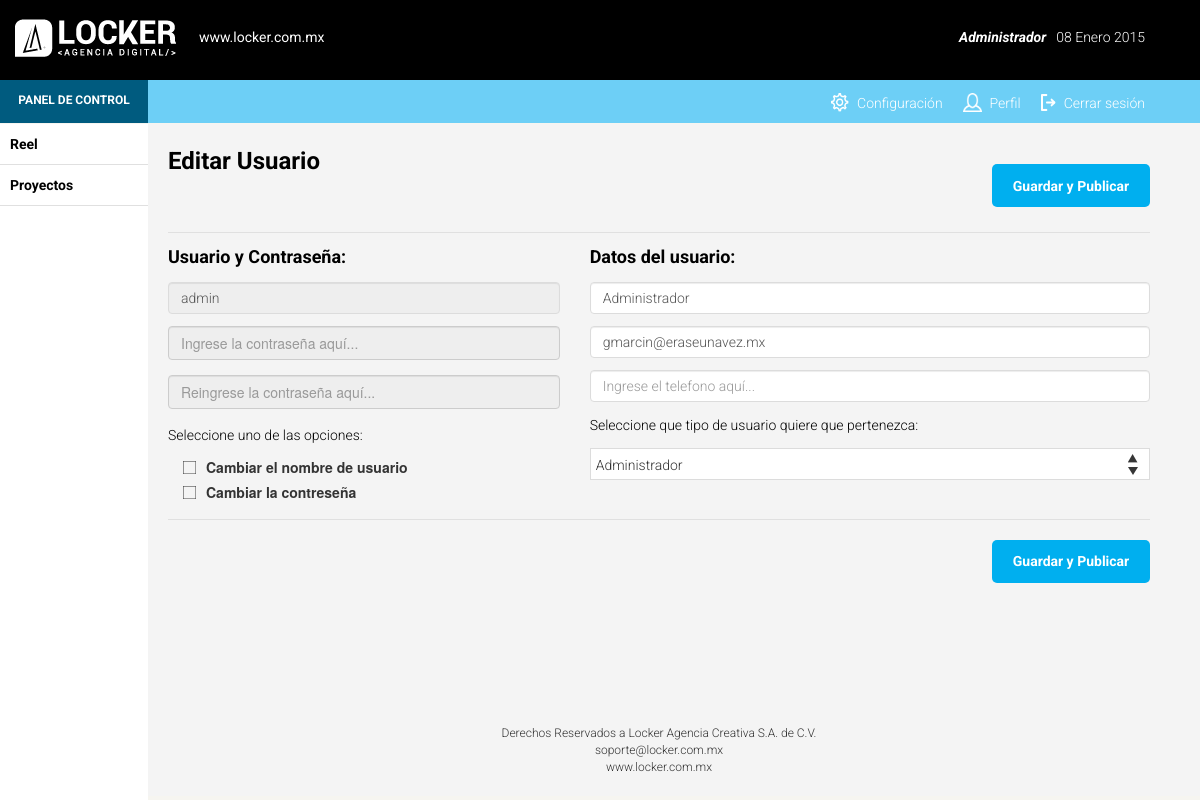
Page /panel/formusuario.php?idusuario=17 (signed in) on the committed database.
### tables this page shows
CREATE TABLE `usuario` (
`idusuario` int(11) NOT NULL,
  `nomusuario` varchar(255) NOT NULL,
  `password` varchar(255) NOT NULL,
  `status` int(5) NOT NULL,
  `idtipousuario` int(11) NOT NULL
);

CREATE TABLE `datosusuario` (
  `idusuario` int(11) NOT NULL,
  `nombre` varchar(255) NOT NULL,
  `email` varchar(255) NOT NULL,
  `telefono` varchar(255) NOT NULL,
  `token` varchar(255) NOT NULL
);

### panel/clases/tipousuario.php (called while the page is built, shortened)
<?php
include_once('conexion.php');
class tipousuario
{
  var $idtipousuario;
  function tipousuario($a=0,$b='',$stat=0)
  {
	  $this->idtipousuario=$a;
  }
 function listaTipousuarioActivas()
  {
	  $resultados=array();
	  $sql="select idtipousuario, nomtipousuario, status from tiposusuario where status=1";
	  $con=new conexion();
	  $temporal=$con->ejecutar_sentencia($sql);
	  while($fila=mysqli_fetch_array($temporal))
	  {
		  $registro=array();
		  $registro['idtipousuario']=$fila['idtipousuario'];
		  $registro['nomtipousuario']=$fila['nomtipousuario'];
		  $registro['status']=$fila['status'];
		  array_push($resultados, $registro);
	  }
	  return $resultados;
  }
  function obtener_tipousuario()
  {
	  $sql="select idtipousuario, nomtipousuario, status from tiposusuario where idtipousuario='".$this->idtipousuario."'";
	  $con=new conexion();
	  $resultados=$con->ejecutar_sentencia($sql);
	  while ($fila=mysqli_fetch_array($resultados))
	  {
		  $this->idtipousuario=$fila['idtipousuario'];
	  }
  }
}
?>

### panel/clases/conexion.php (called while the page is built, shortened)
<?php
class conexion
{
var $host;
var $user;
var $password;
var $bd;
var $conexion;
	function conexion()
	{
		$this->host='localhost';
		$this->user= 'root';
		$this->password= 'root';
		$this->bd= 'donporfirio';
	}
	function conectar()
	{
		$this->conexion= mysqli_connect($this->host, $this->user, $this->password);
		mysqli_select_db($this->conexion, $this->bd);
	}
	function ejecutar_sentencia($consulta)
	{
		$resultados=mysqli_query($this->conexion,$consulta);
		return $resultados;
	}
}
?>

### panel/clases/usuario.php (called while the page is built, shortened)
<?php
include_once('conexion.php');
include_once('tipousuario.php');
include_once('datosusuario.php');
class usuario
{
	var $idusuario;
	var $tiposusuario;
	var $datosusuario;
	function usuario($a = 0, $b = '', $c = '', $stat = 0, $idtipo = 0)
	{
		$this->idusuario=$a;
		$this->tiposusuario= new tipousuario($idtipo,'','');
		$this->tiposusuario->idtipousuario=$idtipo;
		$this->datosusuario= new datosusuario($a,'','','','');
	}
	function obtener_tipo_usuario()
	{
		$this->tiposusuario->obtener_tipousuario();
	}
	function obten_usuario()
	{
		$conexion=new conexion();
		$sql="select idusuario,nomusuario,password,status,idtipousuario from usuario where idusuario='".$this->idusuario."'";
		$result=$conexion->ejecutar_sentencia($sql);
		while($row=mysqli_fetch_array($result))
		{
			$this->idusuario=$row['idusuario'];
			$this->nomusuario=$row['nomusuario'];
			$this->tiposusuario->idtipousuario=$row['idtipousuario'];
		}
	}
	function obtener_datos()
	{
			$this->datosusuario->obtener_datos_usuario();
	}
}
?>

### panel/clases/seguridad.php (called while the page is built, shortened)
<?php
include_once('conexion.php');
include_once('usuario.php');
include_once('permiso.php');
include_once('tiposusuarioxpermiso.php');
class seguridad
{
	var $usuario;
	var $permiso;
	var $tipousuarioxpermiso;
	function seguridad()
	{
		$this->usuario= new usuario('','','','','');
		$this->permiso= new permiso('','','','');
		$this->tipousuarioxpermiso= new tiposusuarioxpermiso(0,0);
	}
	function valida_permiso_usuario($idusuario, $clavepermiso)
	{
		$this->usuario->idusuario=$idusuario;
		$this->permiso->clavepermiso=$clavepermiso;
		$this->usuario->obten_usuario();
		$this->usuario->obtener_tipo_usuario();
		$this->permiso->obtener_permisoclave();
		$this->tipousuarioxpermiso->idtipousuario=$this->usuario->tiposusuario->idtipousuario;
		$this->tipousuarioxpermiso->idpermiso=$this->permiso->idpermiso;
	return $this->tipousuarioxpermiso->existe_rol_permiso();
	}
}
?>

### panel/clases/datosusuario.php (called while the page is built, shortened)
<?php
include_once('conexion.php');
class datosusuario
{
	var $idusuario;
	function datosusuario($id=0,$nom='',$mail='',$tel='')
	{
			$this->idusuario=$id;
	}
	function obtener_datos_usuario()
	{
		$con = new conexion();
		$sql="SELECT * FROM datosusuario WHERE idusuario='".$this->idusuario."';";
		$registro=$con->ejecutar_sentencia($sql);
		while($fila = mysqli_fetch_array($registro))
		{
			$this->nombre=$fila['nombre'];
			$this->email=$fila['email'];
			$this->telefono=$fila['telefono'];
		}
	}
	}
?>

### panel/clases/permiso.php (called while the page is built, shortened)
<?php
include_once('conexion.php');
class permiso
{
	  var $clavepermiso;
	  function permiso($idp=0,$nomp='',$clavep='',$stat=0)
	  {
		  $this->clavepermiso=$clavep;
	  }
	function obtener_permisoclave()
	{
	  $sql="select idpermiso from permiso where clavepermiso='".$this->clavepermiso."';";
	  $con= new conexion();
	  $resultados=$con->ejecutar_sentencia($sql);
	  while ($fila=mysqli_fetch_array($resultados))
	  {
		$this->idpermiso=$fila['idpermiso'];
	  }
	}
}
?>

### panel/clases/tiposusuarioxpermiso.php (called while the page is built, shortened)
<?php
include_once('conexion.php');
class tiposusuarioxpermiso
{
var $idtipousuario;
var $idpermiso;
function tiposusuarioxpermiso($idtipousuario=0,$idpermiso=0)
{
$this->idtipousuario=$idtipousuario;
$this->idpermiso=$idpermiso;
}
function existe_rol_permiso()
{
$bandera=0;
$con=new conexion();
$sql='select idpermiso,idtipousuario from tipousuarioxpermiso where idtipousuario="'.$this->idtipousuario.'" and idpermiso="'.$this->idpermiso.'"';
$resultados=$con->ejecutar_sentencia($sql);
while ($fila=mysqli_fetch_array($resultados))
{
$bandera=1;
}
return $bandera;
}
}
?>

### panel/formusuario.php (the view, shortened to what this page needs)
<?php
	include_once('clases/usuario.php');
	include_once('clases/datosusuario.php');
	include_once('clases/tipousuario.php');
	include_once('clases/seguridad.php');
	$seguridad = new seguridad();
	if(isset($_REQUEST['idusuario'])){
		$id = $_REQUEST['idusuario'];
		$operacion = 'modificarusuario';
		$palabra = 'Editar Usuario';
	}
	else{
		$id = 0;
		$operacion = 'agregarusuario';
		$palabra = 'Nuevo Usuario';
	}
	$temporal = new usuario($id);
	$temporal -> obten_usuario();
	$temporal ->obtener_datos();
	$tipousuario = new tipousuario();
	$listipousuario = $tipousuario -> listaTipousuarioActivas();
	if($temporal->idusuario != 0){
		$disabled=' disabled';
		$opciones = '	<span class="textHelper">Seleccione uno de las opciones:</span>
                        <br>
                        <div class="espacios">
                        	<input onclick="cambiar()" type="checkbox" id="nameuser" name="nameuser" value="nameuser">
							<label for="nameuser"><span></span>Cambiar el nombre de usuario</label>
							<input onclick="cambiar2()" type="checkbox" id="contraseña" name="contra" value="pass">
							<label for="contraseña"><span></span>Cambiar la contreseña</label>
						</div>';
	}
	else{
		$disabled='';
		$opciones = '';
	}
	$clave='ModUsu';
	$claveSelect='SelecTipo';
?>
<?php
include('header.html');
include('menu.php');
?>
        <div id="page-content-wrapper">
            <div class="page-content inset">
                <div class="row rowedit">
                    <div class="col-lg-6 col-md-6 col-sm-12 col-xs-12">
                        <p class="titulo"><?php echo $palabra;?></p>
                    </div>
                    <div class="col-lg-6 col-md-6 col-sm-12 col-xs-12">
                    	<form id="form-validation" action="operaciones.php" method="post" name="form1" onsubmit="return validar_campos()">
                    		<button type="submit" <?php if($seguridad->valida_permiso_usuario($_SESSION['idusuario'],$clave)==0) echo ' disabled ';?> name="operaciones" value="<?php echo $operacion; ?>" class="buttonguardar">Guardar y Publicar</button>
                    </div>
                    <div class="col-lg-12 col-md-12 col-sm-12 col-xs-12">
                    	<hr class="hrmenu">
                    </div>
                    <div class="clearfix"></div>
                     <div class="col-lg-12 col-md-12 col-sm-12 col-xs-12">
                    </div>
                    <div class="col-lg-5 col-md-6 col-sm-12 col-xs-12">
                    	<p class="subtitulo">Usuario y Contraseña:</p>
                    	<div id="nomuser" class="form-group espacios">
                        	<input id="checkuser" <?=$disabled?> name="nomuser" type="text" class="form-control" placeholder="Ingrese el nombre de usuario aquí..." value="<?php echo $temporal->nomusuario; ?>">
                       	</div>
                       	<div id="pass" class="form-group">
                        	<input id="usepass" <?=$disabled?> name="pass" type="password" class="form-control" placeholder="Ingrese la contraseña aquí..." value="">
                       	</div>
                       	<div id="repass" class="form-group">
                        	<input id="userepass" <?=$disabled?> name="repass" type="password" class="form-control" placeholder="Reingrese la contraseña aquí..." value="">
                       	</div>
        				<?=$opciones?>
                    </div>
                    <div class="col-lg-7 col-md-6 col-sm-12 col-xs-12">
                    	<p class="subtitulo">Datos del usuario:</p>
                    	<div id="nombre" class="form-group espacios">
                        	<input name="nombre" type="text" class="form-control" placeholder="Ingrese el nombre completo aquí..." value="<?php echo $temporal->datosusuario->nombre; ?>">
                       	</div>
                       	<div id="email" class="form-group espacios">
                        	<input name="email" type="text" class="form-control" placeholder="Ingrese el correo aquí..." value="<?php echo $temporal->datosusuario->email; ?>">
                       	</div>
                       	<div id="telefono" class="form-group espacios">
                        	<input name="telefono" type="text" class="form-control" placeholder="Ingrese el telefono aquí..." value="<?php echo $temporal->datosusuario->telefono; ?>">
                       	</div>
                       	<div <?php if($seguridad->valida_permiso_usuario($_SESSION['idusuario'],$claveSelect)==0) echo ' style="display: none"';?>>
	                       	<span class="textHelper">Seleccione que tipo de usuario quiere que pertenezca:</span>
							<br>
								<div class="styled-select-form">
		                        	<select id="typeuser" name="tipo">
		                        	<?php
		                        	foreach ($listipousuario as $elemento) {
										$bandera = '';
										if($elemento['idtipousuario'] == $temporal->tiposusuario->idtipousuario)
										$bandera = ' selected';
										echo '<option value="'.$elemento['idtipousuario'].'" '.$bandera.' class="styled-select-form" >'.$elemento['nomtipousuario'].'</option>';
									}
		                        	?>
		                            </select>
		                        </div>
	                    </div>
                    </div>
                    <div class="col-lg-12 col-md-12 col-sm-12 col-xs-12">
                    	<hr class="hrmenu">
                    </div>
                    <div class="clearfix"></div>
                    <div class="col-lg-12 col-md-12 col-sm-12 col-xs-12">
                    		<button type="submit" <?php if($seguridad->valida_permiso_usuario($_SESSION['idusuario'],$claveSelect)==0) echo ' disabled ';?> name="operaciones" value="<?php echo $operacion; ?>" class="buttonguardar">Guardar y Publicar</button>
                    </div>
                    <footer id="footer">
                    	<div class="col-lg-12 col-md-12 col-sm-12 col-xs-12 text-center">
                        	Derechos Reservados a Locker Agencia Creativa S.A. de C.V.
                            <br>
                            soporte@locker.com.mx
                            <br>
                            www.locker.com.mx
                    	</div>
                    </footer>
                </div>
            </div>
        </div>
    </div>
</body>
</html>

### panel/css/styles.css (style rules this page uses)
#navBlack { padding:0; margin-bottom:0; padding-top:0; padding-bottom:0; background-color:#000; height:80px; }
#imgLogo { margin: 19px 19px 19px 0; }
#username { font-family: 'Roboto', sans-serif; font-weight:700; font-style:italic; font-size:14px; float:right; color:#FFF; margin: 27px 10px 0 0; }
#fecha { font-family: 'Roboto', sans-serif; font-weight:300; font-size:14px; float:right; color:#FFF; margin: 27px 40px 0 0; }
#urlLocker { font-family: 'Roboto', sans-serif; font-weight:400; font-size:14px; color:#FFF; }
#navBlue { padding:0; margin-bottom:0; padding-top:0; padding-bottom:0; background-color: rgb(109,207,246); height:43px; top:80px; z-index: 1; }
#barraazul { background-color: rgb(0,91,127); height:43px; width:148px; position:absolute; left:0; }
#panel { font-family: 'Roboto', sans-serif; font-weight:700; font-size:12px; color:#FFF; text-align:center; margin: 12px 0 0 0; }
.imgresources { margin: -4px 8px 0 0; }
.letras { font-family: 'Roboto', sans-serif; font-weight: 300; font-size: 14px; color: #FFF; }
ul { margin-top:0; margin-bottom:0; list-style:none; }
#ulmenu li { display: block; float: right; cursor: pointer; }
.limenu { margin: 12px 20px 0 0px; cursor: pointer; }
#li1 { margin: 12px 40px 0 0; cursor: pointer; }
body { background-color: #f4f4f4; }
.titulo { font-family: 'Roboto', sans-serif; font-weight:700; font-size:24px; color:#000; float:left; margin: 0px 0 0px 0; }
.subtitulo { font-family: 'Roboto', sans-serif; font-weight:700; font-size:18px; color:#000; margin: 10px 0 10px 0; }
.rowedit { padding: 0 30px 0 0; }
input[type=text] { background:#FFF; font-family: 'Roboto', sans-serif; font-size:14px; font-weight:300; border:1px solid #dcdcdc; width:100%; height:32px; }
.espacios { margin: 12px 0 12px 0; }
input[type="checkbox"] + label span { display: inline-block; width: 13px; height: 13px; background: url(../img/check.png) left top no-repeat; margin: -3px 10px 0 15px; vertical-align: middle; cursor:pointer; }
footer { font-family: 'Roboto', sans-serif; font-size:12px; font-weight:300 !important;; }
.buttonguardar { background-color:#00afef; -webkit-border-top-left-radius:5px; -moz-border-radius-topleft:5px; border-top-left-radius:5px; -webkit-border-top-right-radius:5px; -moz-border-radius-topright:5px; border-top-right-radius:5px; -webkit-border-bottom-right-radius:5px; -moz-border-radius-bottomright:5px; border-bottom-right-radius:5px; -webkit-border-bottom-left-radius:5px; -moz-border-radius-bottomleft:5px; border-bottom-left-radius:5px; text-indent:0px; display:inline-block; color:#ffffff; font-family: 'Roboto', sans-serif; font-size:14px; font-weight:700; font-style:normal; height:43px; line-height:36px; width:158px; text-decoration:none; text-align:center; border: none; float:right; margin: 20px 0 25px 0; }
.textHelper { color:#000; font-family: 'Roboto', sans-serif; font-size:14px; font-weight:300; margin:10px 0 0 0; }
.styled-select-form select { background: transparent; width: 100%; padding: 5px; font-family: 'Roboto', sans-serif; font-size:14px; font-weight:300; line-height: 1; border: 0; border-radius: 0; height: 32px; -webkit-appearance: none; }
.styled-select-form { width: 100%; height: 32px; overflow: hidden; background:url(../img/arrow.png) no-repeat 98% #FFF; border:1px solid #dcdcdc; margin: 13px 0 20px 0 }
body { background: #f6f5f0; }

### panel/css/simple-sidebar.css (style rules this page uses)
#page-content-wrapper { width: 100%; height: 100%; }
.hrmenu { margin-top: 0px; margin-bottom: 0px; border: 1px; border-top: 1px solid #E0E0E0; }
.inset { padding: 20px; }

### rows in the picture
usuario: nomuser "admin"
datosusuario: nombre "Administrador", email "gmarcin@eraseunavez.mx"

### other values in the picture
$palabra "Editar Usuario"
form field tipo "Administrador"
